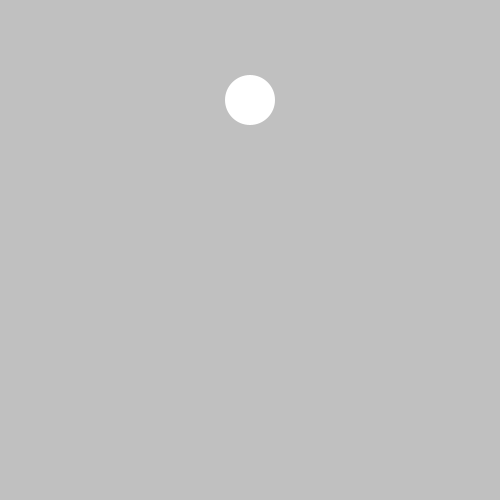
Frame 1 (no input)
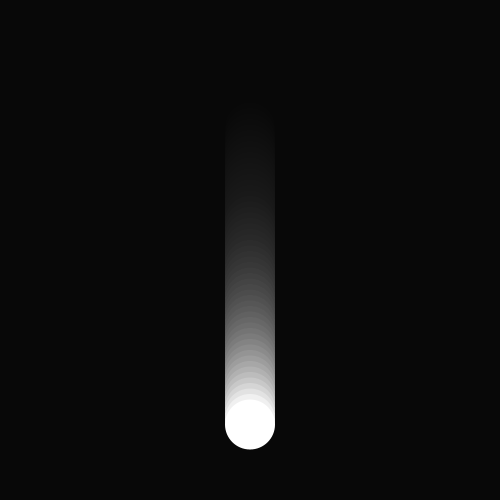
Frame 60 (the mouse pressed at the canvas centre just before this capture)
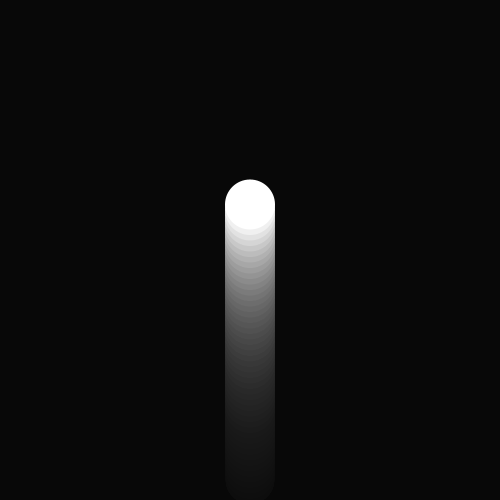
Frame 120 (the mouse held since frame 60 and released just before this capture)

The Processing sketch that drew these frames (run headless with seeded random() and noise(); from frame 60 on, the mouse is pressed at the canvas centre):

// Processing sketch: code_09_03
// ── code_09_03.pde
Spot sp;

void setup(){
  size(500, 500);
  noStroke();
  sp = new Spot(width/2, 100, 50, 5.5);
}

void draw(){
  fill(0, 15);
  rect(0, 0, width, height);
  fill(255);
  sp.display();
  sp.move();
}

class Spot {
  float x, y;
  float diameter;
  float speed;
  float direction = 1;
  
Spot(float xpos, float ypos, float diam, float sp) {
x = xpos;
y = ypos;
diameter = diam;
speed = sp;
}

void move() {
y += (speed * direction);
if ((y > (height - diameter/2)) || (y < diameter/2)) {
direction *= -1;
  }
}

 void display() {
   ellipse(x, y, diameter, diameter);
  }
}
